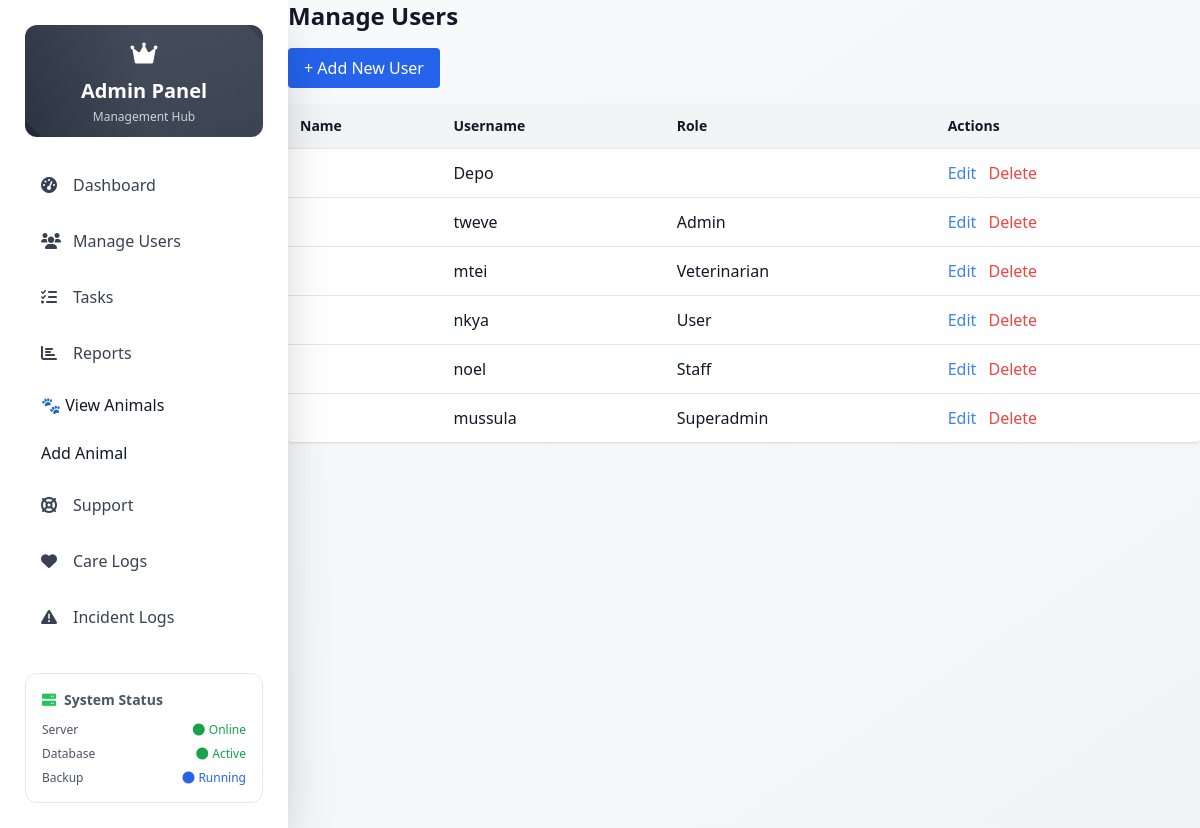
The page /dashboard/admin/4/admin_user_list/ (signed in) on the database its author committed.
### accounts/models.py (models this page shows, shortened)
class CustomUser(AbstractUser):
    email = models.EmailField(unique=True)
    role = models.CharField(max_length=30, choices=ROLES)
    branch = models.CharField(max_length=30, choices=BRANCHES)

### admin_dashboard/views.py (the view)
# urls.py: path('<str:branch>/admin_user_list/', admin_user_list, name='admin_user_list'),
def admin_user_list(request, branch):
    if request.user.role != 'admin' or request.user.branch.lower() != branch.lower():
        return render(request, 'errors/unauthorized.html', status=403)
    users = CustomUser.objects.filter(branch__iexact=branch)
    print("Users found:", users.count())
    return render(request, 'admin_dashboard/user_list.html', {'users': users, 'branch': branch})

### templates/admin_dashboard/user_list.html
{% extends "admin_dashboard/base_admin.html" %}
{% block content %}
<h2 class="text-2xl font-bold mb-4">Manage Users</h2>
<a href="{% url 'admin_user_add' branch=branch %}" class="bg-blue-600 text-white px-4 py-2 rounded mb-4 inline-block">+ Add New User</a>
<table class="w-full bg-white rounded shadow">
  <thead class="bg-gray-100 text-left text-sm font-semibold">
    <tr>
      <th class="p-3">Name</th>
      <th class="p-3">Username</th>
      <th class="p-3">Role</th>
      <th class="p-3">Actions</th>
    </tr>
  </thead>
  <tbody>
    {% for user in users %}
      <tr class="border-t">
        <td class="p-3">{{ user.full_name }}</td>
        <td class="p-3">{{ user.username }}</td>
        <td class="p-3 capitalize">{{ user.role }}</td>
        <td class="p-3 space-x-2">
          <a href="{% url 'admin_user_edit' branch=branch user_id=user.id %}" class="text-blue-500 hover:underline">Edit</a>
          <a href="{% url 'admin_user_delete' branch=branch user_id=user.id %}" class="text-red-500 hover:underline">Delete</a>
        </td>
      </tr>
    {% empty %}
      <tr><td colspan="4" class="p-3 text-center">No users found.</td></tr>
    {% endfor %}
  </tbody>
</table>
{% endblock %}

### rows shown on the page
CustomUser: username "Depo"
CustomUser: username "tweve", role "Admin"
CustomUser: username "mtei", role "Veterinarian"
CustomUser: username "nkya", role "User"
CustomUser: username "noel", role "Staff"
CustomUser: username "mussula", role "Superadmin"
